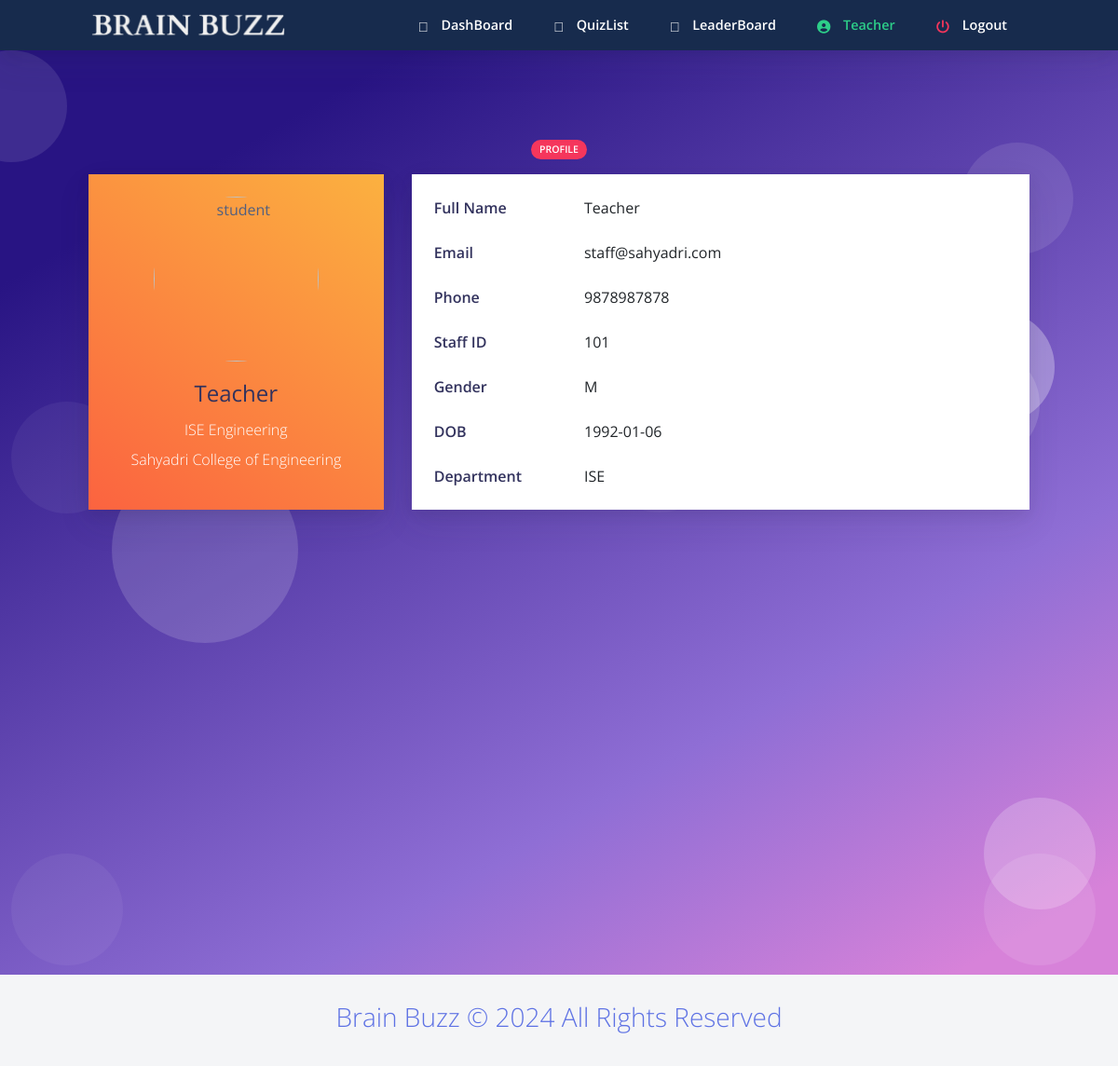
Page /staffprofile.php (signed in) on the committed database.
### tables this page shows
CREATE TABLE staff (
  staffid VARCHAR(10) PRIMARY KEY,
  name VARCHAR(200) NOT NULL,
  mail VARCHAR(255) NOT NULL,
  phno VARCHAR(20) NOT NULL,
  gender VARCHAR(1) NOT NULL,
  DOB VARCHAR(20) NOT NULL,
  pw VARCHAR(200) NOT NULL,
  dept VARCHAR(3)
);

### staffprofile.php (the view, shortened to what this page needs)
<html>
<?php require ("header.php");?>
<?php
require_once 'sql.php';
                $conn = mysqli_connect($host, $user, $ps, $project);if (!$conn) {
    echo "<script>alert(\"Database error retry after some time !\")</script>";
} else {
    $staffid = $_SESSION["staffid"];
    $sql = "select * from staff where staffid='{$staffid}'";
    $res =   mysqli_query($conn, $sql);
    if ($res == true) {
        global $dbstaffid, $dbpw;
        while ($row = mysqli_fetch_array($res)) {
            $dbstaffid = $row['staffid'];
            $dbname = $row['name'];
			$dbmail = $row['mail'];
            $dbphno = $row['phno'];
            $dbgender = $row['gender'];
            $dbdob = $row['DOB'];
            $dbdept = $row['dept'];
        }
    }
}
?>
 <body class="bg-white" id="top">
    <nav
      id="navbar-main"
      class="
        navbar navbar-main navbar-expand-lg
        bg-default
        navbar-light
        position-sticky
        top-0
        shadow
        py-0
      "
    >
      <div class="container">
        <ul class="navbar-nav navbar-nav-hover align-items-lg-center">
          <li class="nav-item dropdown">
            <a href="index.php" class="navbar-brand mr-lg-5 text-white">
                               <img src="assets/img/navbar.png" />
            </a>
          </li>
        </ul>
        <div class="navbar-collapse collapse bg-default" id="navbar_global">
          <ul class="navbar-nav align-items-lg-center ml-auto">
				 <li class="nav-item">
              <a href="homestaff.php" class="nav-link">
                <span class="text-white nav-link-inner--text font-weight-bold"
                  ><i class="text-white fad fa-home"></i> DashBoard</span
                >
              </a>
            </li>
			 <li class="nav-item">
              <a href="quizlist.php" class="nav-link">
                <span class="text-white nav-link-inner--text font-weight-bold"
                  ><i class="text-white fad fa-poll"></i> QuizList</span
                >
              </a>
            </li>
			 <li class="nav-item">
              <a href="staffleaderboard.php" class="nav-link">
                <span class="text-white nav-link-inner--text font-weight-bold"
                  ><i class="text-white fad fa-award"></i> LeaderBoard</span
                >
              </a>
            </li>
			 <li class="nav-item">
              <a href="staffprofile.php" class="nav-link">
                <span class="text-success nav-link-inner--text font-weight-bold"
                  ><i class="text-success fas fa-user-circle"></i> <?php echo $dbname ?></span
                >
              </a>
            </li>
		   <li class="nav-item">
              <a href="logout.php" class="nav-link">
                <span class="text-white nav-link-inner--text font-weight-bold"
                  ><i class="text-danger fas fa-power-off"></i> Logout</span
                >
              </a>
            </li>
          </ul>
        </div>
      </div>
    </nav>
  <section class="section section-shaped section-lg">
    <div class="shape shape-style-1 shape-primary">
      <span></span>
      <span></span>
      <span></span>
      <span></span>
      <span></span>
      <span></span>
    </div>
<div class="container ">
    	 <div class="row">
          <div class="col-md-8 mx-auto text-center">
            <span class="badge badge-danger badge-pill mb-3">Profile</span>
          </div>
        </div>
          <div class="row row-content">
            <div class="col-md-4 mb-3">
				<div class="card">
                <div class="card-body bg-gradient-warning">
                  <div class="d-flex flex-column align-items-center text-center">
                    <img src="assets/img/teacher.jpg" alt="student" class="rounded-circle" width="177">
                    <div class="mt-3">
                      <h4>                      <?php echo $dbname ?></h4>
                      <p class="text-white mb-1"> <?php echo $dbdept ?> Engineering</p>
                      <p class="text-white font-size-sm">Sahyadri College of Engineering</p>
                    </div>
                  </div>
                </div>
              </div>
            </div>
                <div class="col-md-8">
              <div class="card mb-3">
                <div class="card-body bg-gradient-white">
                  <div class="row">
                    <div class="col-sm-3">
                      <h6 class="mb-0 font-weight-bold">Full Name</h6>
                    </div>
                    <div class="col-sm-9 text-dark">
                      <?php echo $dbname ?>
                    </div>
                  </div>
				  <br>
                  <div class="row">
                    <div class="col-sm-3">
                      <h6 class="mb-0 font-weight-bold">Email</h6>
                    </div>
                    <div class="col-sm-9 text-dark">
                      <?php echo $dbmail ?>
                    </div>
                  </div>
               <br>
                  <div class="row">
                    <div class="col-sm-3">
                      <h6 class="mb-0 font-weight-bold">Phone</h6>
                    </div>
                    <div class="col-sm-9 text-dark">
                      <?php echo $dbphno ?>
                    </div>
                  </div>
                   <br>
                  <div class="row">
                    <div class="col-sm-3">
                      <h6 class="mb-0 font-weight-bold">Staff ID</h6>
                    </div>
                    <div class="col-sm-9 text-dark">
                      <?php echo $dbstaffid ?>
                    </div>
                  </div>
                   <br>
				  <div class="row">
                    <div class="col-sm-3">
                      <h6 class="mb-0 font-weight-bold">Gender</h6>
                    </div>
                    <div class="col-sm-9 text-dark">
                     <?php echo $dbgender ?>
                    </div>
                  </div>
                   <br>
				  <div class="row">
                    <div class="col-sm-3">
                      <h6 class="mb-0 font-weight-bold">DOB</h6>
                    </div>
                    <div class="col-sm-9 text-dark">
                      <?php echo $dbdob ?>
                    </div>
                  </div>
                   <br>
				  <div class="row">
                    <div class="col-sm-3">
                      <h6 class="mb-0 font-weight-bold">Department</h6>
                    </div>
                    <div class="col-sm-9 text-dark">
                     <?php echo $dbdept ?>
                    </div>
                  </div>
                </div>
              </div>
            </div>
          </div>
        </div>
</section>
    <?php require("footer.php");?>
</body>
</html>

### rows in the picture
staff: name "Teacher", dept "ISE", mail "staff@sahyadri.com", phno "9878987878", staffid "101", gender "M", DOB "1992-01-06"
